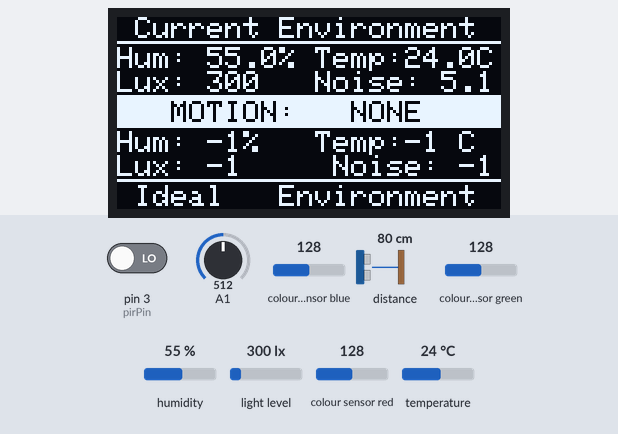
The sketch below on a simulated Arduino Uno, built with avr-gcc and run on an emulated ATmega328P. Shown: 128×64 one-colour display. The test bench sets the inputs (shaded band); at power-on: distance to the obstacle 80 cm, pin 3 (pirPin) LOW, A1 = 512, colour sensor blue 128, colour sensor green 128, humidity 55 %, light level 300 lx, colour sensor red 128, temperature 24 °C. The display library's start-up logo is not drawn; what the sketch prints to the serial monitor is not drawn.

Above: at 1.9 s.
2.0 s: distance to the obstacle set to 2 cm
At 3.2 s:
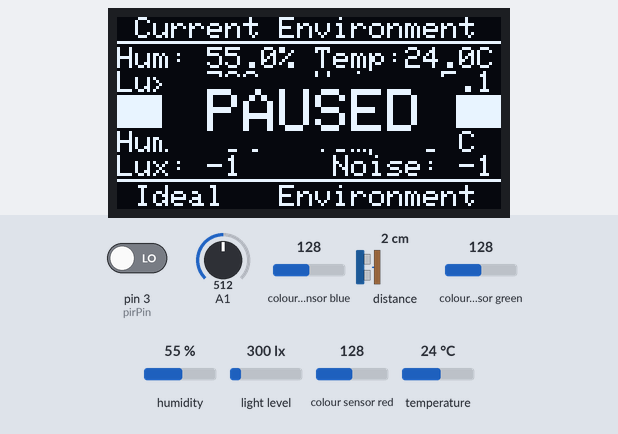
At 33.7 s:
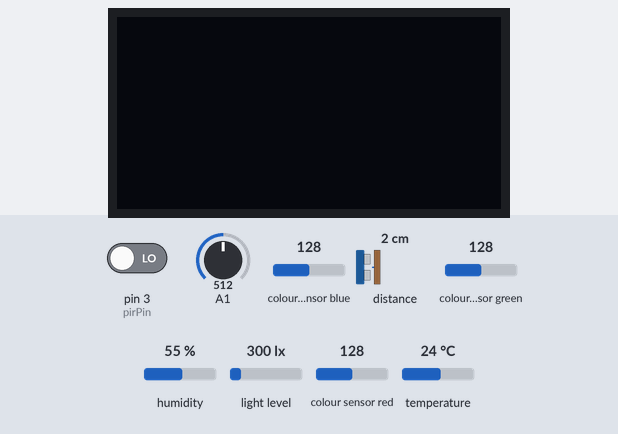
Timing chart, 0 to 34.6 s (numbered marks = the images above; inputs shaded):
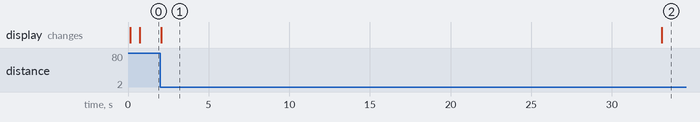

Measured:
- after the input at 2.0 s, the display: changes after 0.05 s (image 1)
- what the display in image 1 shows lasts 31.0 s, from 2.1 s to 33.1 s

The sketch:

SleepTrack.ino
```cpp
/* Author of Code: Jiating Lu, terrylu@ucs.edu
 *  Group Members: Efaz Muhaimen, eem_680@usc.edu
 * This code is for IdeaHacks 2020 Makeathon Group 8's SleepTrak project,
 * which is a device that tracks one's sleep and finds the best environmental
 * conditions that lead to best sleeping quality.
 */

#include <SPI.h>
#include <Wire.h>
#include <EEPROM.h>
#include <Adafruit_GFX.h>
#include <Adafruit_SSD1306.h>   // OLED Display
#include <SparkFun_APDS9960.h>  // Proximity Sensor
#include "Adafruit_Si7021.h"    // Humidity and Temperature Sensor

#define SCREEN_WIDTH 128 // OLED display width, in pixels
#define SCREEN_HEIGHT 64 // OLED display height, in pixels

// Declaration for an SSD1306 display connected to I2C (SDA, SCL pins)
#define OLED_RESET     4 // Reset pin # (or -1 if sharing Arduino reset pin)
Adafruit_SSD1306 display(SCREEN_WIDTH, SCREEN_HEIGHT, &Wire, OLED_RESET);
bool display_on = true;
int on_count = 0;
int total_count = 0;

// Proximity Sensor SparkFun_APDS9960
// Global variables
SparkFun_APDS9960 apds = SparkFun_APDS9960();
uint8_t proximity_data = 0;
bool tapped = false;
bool ptapped = false;

// Color Sensor SparkFun_APDS9960
// Global Variables
uint16_t ambient_light = 0;
uint16_t red_light = 0;
uint16_t green_light = 0;
uint16_t blue_light = 0;

// Humidity and Temperature Sensor Adafruit_Si7021
Adafruit_Si7021 sensor = Adafruit_Si7021();
float humidity = 0.0;
float temperature = 0.0;

// Motion Sensor Grove_PIR_Motion_Sensor
#define pirPin 3
bool inMotion = false;
float noise_level = 0.0;
int restlessness = 0;
bool lastInMotion = false;
bool paused = false;

struct Package{
  int humidity;
  int temperature;
  int ambient_light;
  int noise_level;
  int restlessness;
};

Package history;

void proximityLightSensorSetup(){
  // Initialize APDS-9960 (configure I2C and initial values)
  apds.init();

  // Adjust the Proximity sensor gain
  apds.setProximityGain(PGAIN_2X);

  // Start running the APDS-9960 proximity sensor (interrupts)
  if ( apds.enableProximitySensor(false) ) {
    Serial.println(F("Proximity Sensor is now running"));
  } else {
    Serial.println(F("Proximity Sensor FAILED!"));
  }

  // Start running the APDS-9960 light sensor (no interrupts)
  if ( apds.enableLightSensor(false) ) {
    Serial.println(F("Light Sensor is now running"));
  } else {
    Serial.println(F("Light Sensor FAILED!"));
  }
}

void humTempSensorSetup(){
  if (sensor.begin()) {
    Serial.println("Humidity and Temperature Sensor is now running");
  } else {
    Serial.println("Humidity and Temperature Sensor FAILED!");
  }
}


// Immediate Polling
void proximitySensorLoop(){
  apds.readProximity(proximity_data);
  if (proximity_data >= 100){
    // when tapped
    if (!ptapped){
      tapped = true;
      action();
    }
  }
  else{
    tapped = false;
  }
  ptapped = tapped;
}

// Periodic Update
void lightSensorCollect(){
  // Read the light levels (ambient, red, green, blue)
  if (  !apds.readAmbientLight(ambient_light) ||
        !apds.readRedLight(red_light) ||
        !apds.readGreenLight(green_light) ||
        !apds.readBlueLight(blue_light) ) {
    Serial.println("Error reading light values");
  }
}

void humTempSensorCollect(){
  humidity = sensor.readHumidity();
  temperature = sensor.readTemperature();
}

void noiseSensorCollect(){
  long sum = 0;
  for(int i=0; i<32; i++)
  {
    sum += analogRead(1);
  }
  sum >>= 5;
  noise_level = float(sum)/100;
}

void motionSensorSetup(){
  pinMode(pirPin, INPUT);   // declare motion sensor as input
  Serial.println("Motion Sensor is now running!");
}

void motionSensorLoop(){
  inMotion = digitalRead(pirPin);
  if (lastInMotion == 0 && inMotion == 1 && !paused) restlessness++;
  lastInMotion = inMotion;
}

// For interfacing the device
void polling(){
  proximitySensorLoop();
  motionSensorLoop();
}

// For data to be recorded
void dataCollect(){
  lightSensorCollect();
  humTempSensorCollect();
  noiseSensorCollect();
}

void compareResult(){
  if (history.restlessness > restlessness){
    history.humidity = int(humidity);
    history.temperature = int(temperature);
    history.ambient_light = int(ambient_light);
    history.noise_level = int(noise_level);
    history.restlessness = int(restlessness);
  }
  EEPROM.put(0, history);
}

// Action for tapping the gesture sensor
void action(){
  if (display_on){
    // if display is on, pause or resume
    on_count = 0;
    paused = !paused;
  }
  else{
    // turn on display
    on_count = 0;
    display_on = true;
    display.ssd1306_command(SSD1306_DISPLAYON); // To switch display back on
  }
}

void displaySetup(){
  // SSD1306_SWITCHCAPVCC = generate display voltage from 3.3V internally
  if(!display.begin(SSD1306_SWITCHCAPVCC, 0x3C)) {
    Serial.println(F("SSD1306 allocation failed"));
    for(;;); // Don't proceed, loop forever
  }
  display.display();// internal buffer image
  delay(500);
  // Clear the buffer
  display.clearDisplay();

}

void displayData(){
  display.clearDisplay();
  display.setTextSize (1);
  display.setTextColor(SSD1306_WHITE); // Draw white text
  display.setCursor(0, 0);     // Start at top-left corner
  //display.cp437(true);         // Use full 256 char 'Code Page 437' font

  display.println(F(" Current Environment"));
  display.drawLine(0, 8, 128, 8, SSD1306_WHITE);
  //display.drawLine(0, 0, 128, 0, SSD1306_WHITE);
  display.setCursor(0, 10);

  // Humidity and Temperature
  display.print(F("Hum: "));
  display.print(humidity, 1);
  display.print(F("% Temp:"));
  display.print(temperature, 1);
  display.println(F("C"));
  display.print(F("Lux: "));
  display.print(ambient_light);
  display.print(F("   "));

  display.print(F("Noise: "));
  display.print(noise_level, 1);

  for (int i = 26; i <= 36; i++)
    display.drawLine(0, i, 128, i, SSD1306_WHITE);
  display.setCursor(0, 28);
  display.setTextColor(SSD1306_BLACK);
  display.print(F("   MOTION: "));
  if (inMotion) display.print(F("DETECTED"));
  else display.print(F("  NONE"));
  //display.drawLine(0, 36, 128, 36, SSD1306_WHITE);

  display.setTextColor(SSD1306_WHITE); // Draw white text
  display.setCursor(0, 56);     // Start at top-left corner

  display.println(F(" Ideal   Environment"));
  display.drawLine(0, 54, 128, 54, SSD1306_WHITE);
  display.setCursor(0, 10);

  // Ideal Humidity and Temperature
  display.setCursor(0, 38);
  display.print(F("Hum: "));
  display.print(history.humidity);
  display.print(F("%   Temp:"));
  display.print(history.temperature);
  display.println(F(" C"));
  display.print(F("Lux: "));
  display.print(history.ambient_light);
  display.print(F("   "));

  display.print(F("  Noise: "));
  display.print(history.noise_level);

  if (paused){
    display.fillRect(15, 20, 98, 24, SSD1306_BLACK);
    display.setTextSize (2);
    display.setTextColor(SSD1306_WHITE); // Draw white text
    display.setCursor(30,24);
    display.print(F("PAUSED"));
  }
  display.display();
}

void setup() {
  EEPROM.get(0, history);
  Serial.begin(9600);
  proximityLightSensorSetup();
  humTempSensorSetup();
  motionSensorSetup();
  displaySetup();

  // Update sensor values before tracking
  dataCollect();
  displayData();
}

void loop() {
  // Immediate Polling
  polling();
  if (total_count%20 == 0 && !paused) { // once a second
    dataCollect();
  }
  if (total_count%5 == 0) {
    if (display_on) displayData();
  }

  if (total_count >= 12000){ // once 10 minutes
    total_count = 0;
    compareResult();
  }

  total_count++;
  if (display_on) {
    on_count++;
    if (on_count >= 500){// after 30 seconds
      // Shleep mode
      display.ssd1306_command(SSD1306_DISPLAYOFF); // To switch display off
      display_on = false;
    }
  }
  //Serial.println(on_count);
  delay(50);// 0.05 second
}
```
